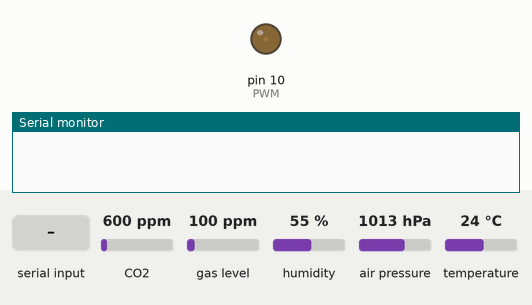
Simulated run of this sketch. Board: Arduino Uno, built with avr-gcc and run on an emulated ATmega328P. On the bench: output pins drawn as LEDs (lit = HIGH), the last lines printed to the serial monitor. The test bench sets the inputs (shaded band); at power-on: CO2 600 ppm, gas level 100 ppm, humidity 55 %, air pressure 1013 hPa, temperature 24 °C.

Above: at 3.3 s.
3.4 s: "1\n" received over Serial
At 3.75 s:
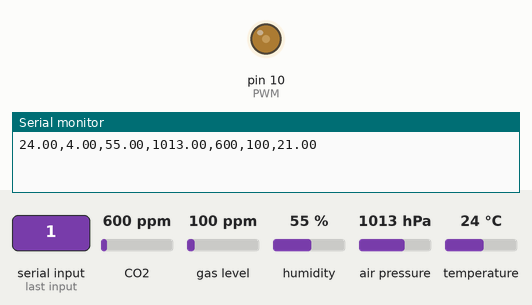
At 4.65 s:
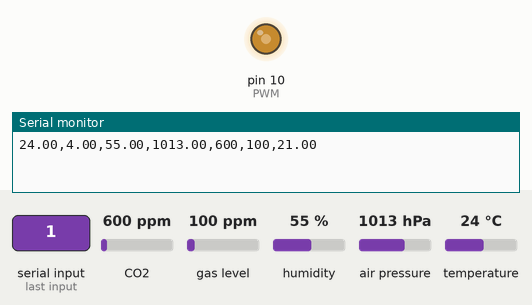
6.4 s: "1,1\n" received over Serial
Timing chart, 0 to 9.4 s (numbered marks = the images above; inputs shaded):
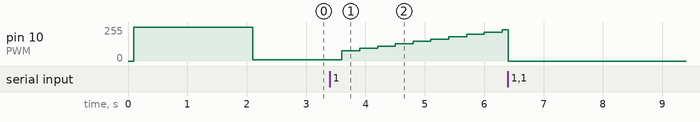

Measured:
- after the input at 3.4 s, pin 10 (PWM): moves from 10/255 to 235/255 over 2.7 s, starting after 0.20 s

The sketch:

arduino_code.ino
```cpp
#include <Adafruit_Sensor.h>
#include <Adafruit_BME280.h>
#include "Adafruit_CCS811.h"
#include <TimerOne.h>
#include <SimpleTimer.h>

// Date provenite de la traductoare
float humidity, pressure;
int co2, tvoc;

unsigned long lastPushTime = 0;    // Timpul la care s-a realizat transmisia anterioara catre ESP8266
const long pushInterval = 2000;    // Intervalul de timp intre transmisii catre ESP8266

const int PWM = 10;                // PWM output

// Parametri PWM
float cycle = 20000;               // Ciclu de lucru in us
float dutyMin = 4;                 // Factor de umplere minim
float dutyMax = 100.0;             // Factor de umplere maxim
float duty = dutyMin;              // Factor de umplere initial in %
bool dutyInv = false;              // True - inversare factor de umplere

// Parameteri control
float y_Tr;                        // Temperatura pre-procesata / filtrata
float temperatureRaw;              // Temperatura citita de traductor
float y_Tr_1 = 0;                  // Temperatura filtrata anterioara
float Refk = 21.0;                 // Referinta initiala
float Refk_1 = Refk;               // Referinta in ciclul anterior

// Parametri PID
const int tk = 300;                // Intervalul de timp al buclei de reglare in ms
float Kp = 50;                    // Constanta proportionala power% / C
float Ki = 10;                    // Constanta integratoare power%/(C * s)    (0.1 - 2)
float Kd = 0.3;                     // Constanta derivativa power% * s / C  (0 - 40)
float softTemperature = 0.4;       // Factorul de netezire a temperaturii: 0<softTemperature<=1 (1 = nefiltrata)
float eps = 0;                         // y_Tr - Refk
float dutyProp = 0;                    // Componenta proportionala
float dutyInt = 0;                 // Componenta integratoare
float dutyDer = 0;                     // Componenta derivativa
float propMax = 100.0;             // Maxim componenta proportionala
float intMax = 100.0;              // Maxim componenta integratoare
float derMax = 100.0;              // Maxim componenta derivativa
float duty_1 = 0;                  // Valoarea factorului de umplere in ciclul anterior
float dutyKick = 50;               // Factor de umplere minim pentru a porni ventilatorul
float dutyOff = 2;                 // Factor de umplere minim care face ventilatorul sa se opreasca
float dutyOn = 8;                  // Factor de umplere minim care face ventilatorul sa se invarteasca
unsigned int fanOff = 0;           // Starea ventilatorului: 1 - ventilator oprit


// Date receptionate de la ESP
String temp = "21";
String kp = "100";
String ki = "4.8";
String kd = "40";
String isOn = "1";

Adafruit_BME280 bme;
Adafruit_CCS811 ccs;

// Timer
SimpleTimer timer;
bool pidActive = false;    // Starea buclei de reglare


//// Bucla de reglare cu regulator PID  ////
void PID() {
  Refk = temp.toFloat();
  Kp = kp.toFloat();
  Ki = ki.toFloat();
  Kd = kd.toFloat();

  if (pidActive) {
    // Pre-procesare temperatura. Se face media cu
    //temperatura anterioara folosind un facor de netezire
    y_Tr = temperatureRaw * softTemperature + y_Tr_1 * (1 - softTemperature);

    // Calculare eroare
    eps = y_Tr - Refk;

    // Calculare componenta proportionala
    dutyProp = constrain(Kp * eps, -propMax, propMax);

    // Calculare componenta integratoare
    dutyInt = dutyInt + Ki * (tk / 1000.0) * eps;
    dutyInt = constrain(dutyInt, 0.0, intMax);

    // Calculare componenta derivativa
    dutyDer = Kd * (y_Tr - y_Tr_1) / tk * 1000;
    dutyDer = constrain(dutyDer, -derMax, derMax);

    // Combinare componente
    duty = dutyProp + dutyInt + dutyDer;

    // Limitare factor de umplere
    duty = constrain(duty, dutyMin, dutyMax);

    // Fortare ventilator sa porneasca daca era oprit
    if (fanOff == 1 && duty > dutyOn) {
      duty = dutyKick;
      fanOff = 0;
    }

    // Determinare daca ventilatorul este oprit
    if (duty < dutyOff) {
      fanOff = 1;
    }

    // Salvare valori curente pentru urmatoarea iteratie
    duty_1 = duty;
    y_Tr_1 = y_Tr;
    Refk_1 = Refk;

    // Inversare factor de umplere daca este necesar
    float y_EE = dutyInv ? 100.0 - duty : duty;

    // Actualizare timer PWM
    Timer1.setPwmDuty(PWM, y_EE / 100.0 * 1023.0);
  }
}

void setup() {
  // Configurare Serial
  Serial.begin(115200);
  delay(100);

  if (!bme.begin(0x76)) {
    // Nu s-a gasit un traductor BME280!
    while (1);
  }

  if (!ccs.begin()) {
    // Nu s-a putut porni traductorul CCS811!
    while (1);
  }

  // Asteptare ca traductorul sa porneasca
  while (!ccs.available());

  pinMode(PWM, OUTPUT);
  // Declansare initiala ventilator: viteza maxima timp de 2 secunde
  digitalWrite(PWM, HIGH);
  delay(2000);

  // Setare PWM bazat pe timer
  Timer1.initialize(cycle);
  Timer1.pwm(PWM, duty / 100.0 * 1023.0);

  // Setup traductor temperatura
  y_Tr_1 = bme.readTemperature();
  y_Tr = y_Tr_1;
  timer.setInterval(tk, PID);
}

void loop() {
  // Citire date de la ESP
  if (Serial.available() > 0) {
    String input = Serial.readStringUntil('\n');
    int commaIndex = 0;
    int lastCommaIndex = -1;

    commaIndex = input.indexOf(',', lastCommaIndex + 1);
    temp = input.substring(lastCommaIndex + 1, commaIndex);
    lastCommaIndex = commaIndex;

    commaIndex = input.indexOf(',', lastCommaIndex + 1);
    kp = input.substring(lastCommaIndex + 1, commaIndex);
    lastCommaIndex = commaIndex;

    commaIndex = input.indexOf(',', lastCommaIndex + 1);
    ki = input.substring(lastCommaIndex + 1, commaIndex);
    lastCommaIndex = commaIndex;

    commaIndex = input.indexOf(',', lastCommaIndex + 1);
    kd = input.substring(lastCommaIndex + 1, commaIndex);
    lastCommaIndex = commaIndex;

    isOn = input.substring(lastCommaIndex + 1);

    // Actualizare fanion PID activ in baza lui isOn
    pidActive = (isOn == "1");

    if (!pidActive) {
      // Oprire ventilator si resetare factor de umplere
      duty = 0;
      Timer1.setPwmDuty(PWM, 0);
      // Transmitere un mesaj care indica oprirea
      String data = "0,0,0,0,0,0,0\n";
      Serial.print(data);
    }
  }

  if (pidActive) {
    // Citire valori traductoare
    temperatureRaw = bme.readTemperature();
    humidity = bme.readHumidity();
    pressure = bme.readPressure() / 100.0F;  // hPa
    if (ccs.available()) {
      if (!ccs.readData()) {
        co2 = ccs.geteCO2();
        tvoc = ccs.getTVOC();
      }
    }

    // Transmitere date catre ESP8266 la fiecare 2 secunde
    if (millis() - lastPushTime >= pushInterval) {
      String data = String(temperatureRaw) + "," +
                    String(duty) + "," + String(humidity) + "," +
                    String(pressure) + "," + String(co2) + "," +
                    String(tvoc) + "," + String(Refk) + "\n";
      Serial.print(data);

      lastPushTime = millis();
    }
  }

  timer.run();
}
```
